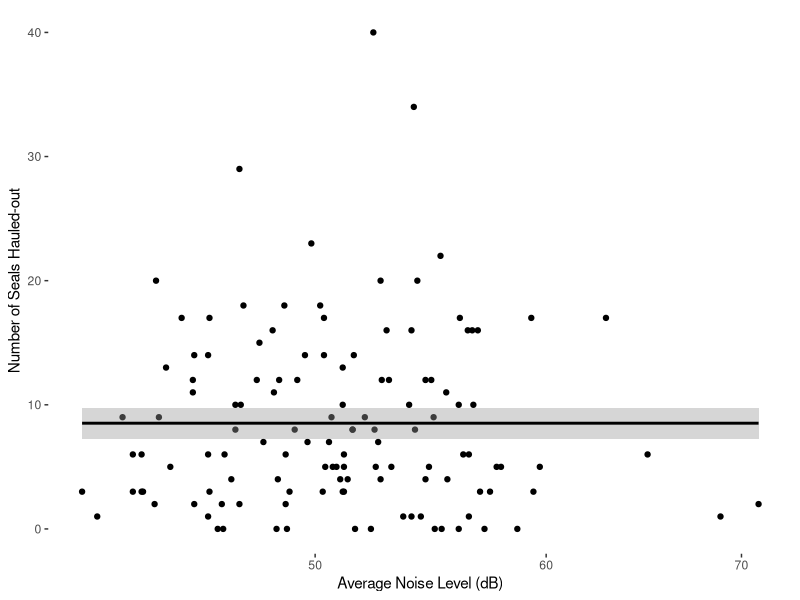
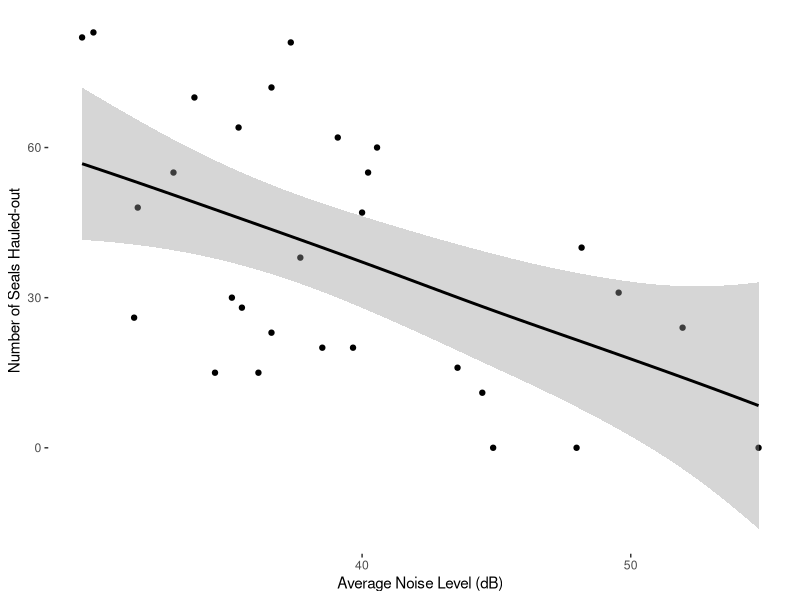
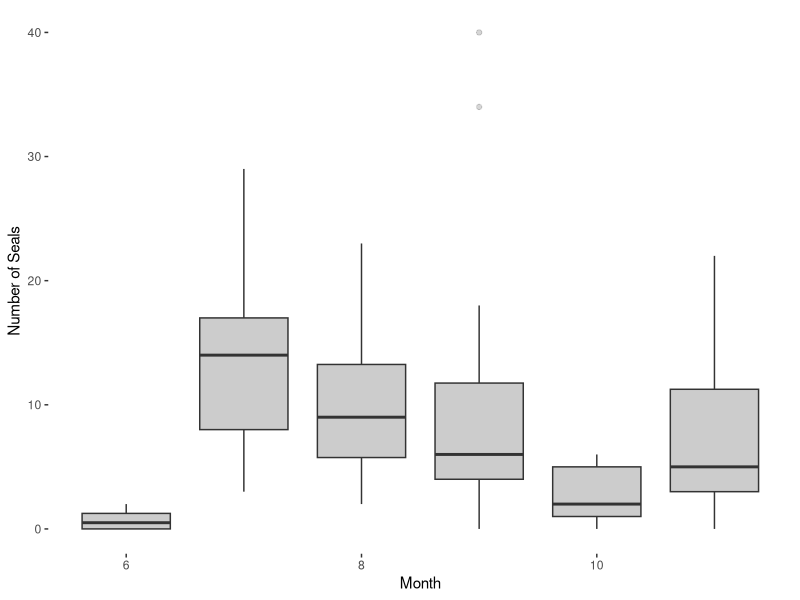
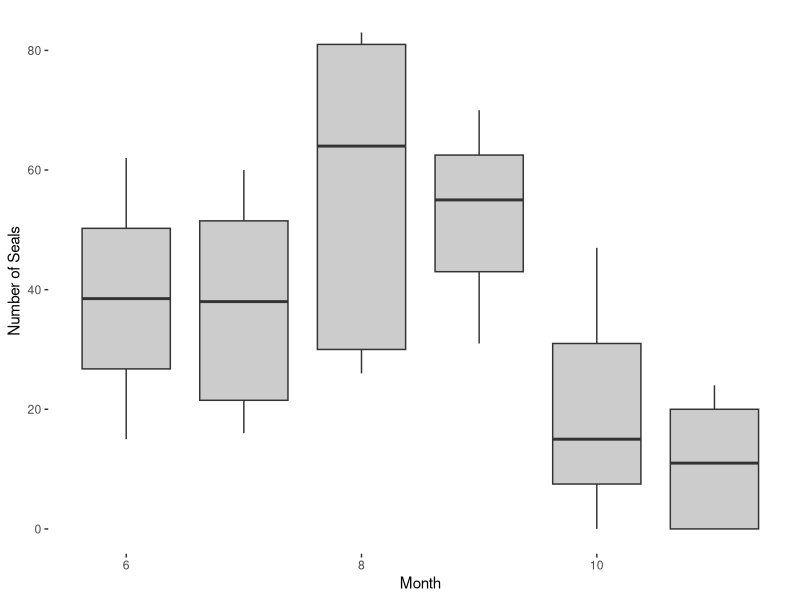

Reproduce these figures in R, in order.
## ---- chunk 1
knitr::opts_chunk$set(echo = TRUE)
## ---- chunk 2
# Set working directory here
setwd("C:/Users/bankh/My_Repos/habor-seal/data")
new.w.data<-read.csv("new.w.data.csv")
# Load packages
require(ggplot2)

## Waterfront
ggplot(new.w.data, aes(noise,seals))+geom_point()+geom_smooth(method = "gam", formula =seals~s(noise))+
  stat_smooth(method="gam",colour="black")+xlab("Average Noise Level (dB)")+ylab("Number of Seals Hauled-out")+
  coord_trans(x = "log10")+theme(panel.background = element_blank())
## ---- chunk 3
# Set working directory here
setwd("C:/Users/bankh/My_Repos/habor-seal/data")
m.data<-read.csv("m.data.csv")
# Load packages
require(ggplot2)

## Marina
ggplot(m.data, aes(noise,seals))+geom_point()+geom_smooth(method = "gam", formula =seals~s(noise))+
  stat_smooth(method="gam",colour="black")+xlab("Average Noise Level (dB)")+ylab("Number of Seals Hauled-out")+
  coord_trans(x = "log10")+theme(panel.background = element_blank())
## ---- chunk 4
# Set working directory here
setwd("C:/Users/bankh/My_Repos/habor-seal/data")
new.w.data<-read.csv("new.w.data.csv")
# Load packages
require(ggplot2)

## Waterfront
p<-ggplot(new.w.data, aes(x=month,y =seals,group=month))
p+geom_boxplot(fill="black", alpha=0.2)+
  xlab("Month")+ylab("Number of Seals")+theme(panel.background = element_blank())
## ---- chunk 5
# Set working directory here
setwd("C:/Users/bankh/My_Repos/habor-seal/data")
m.data<-read.csv("m.data.csv")
# Load packages
require(ggplot2)

## Marina
p<-ggplot(m.data, aes(x=month,y =seals,group=month))
p+geom_boxplot(fill="black", alpha=0.2)+
  xlab("Month")+ylab("Number of Seals")+theme(panel.background = element_blank())
